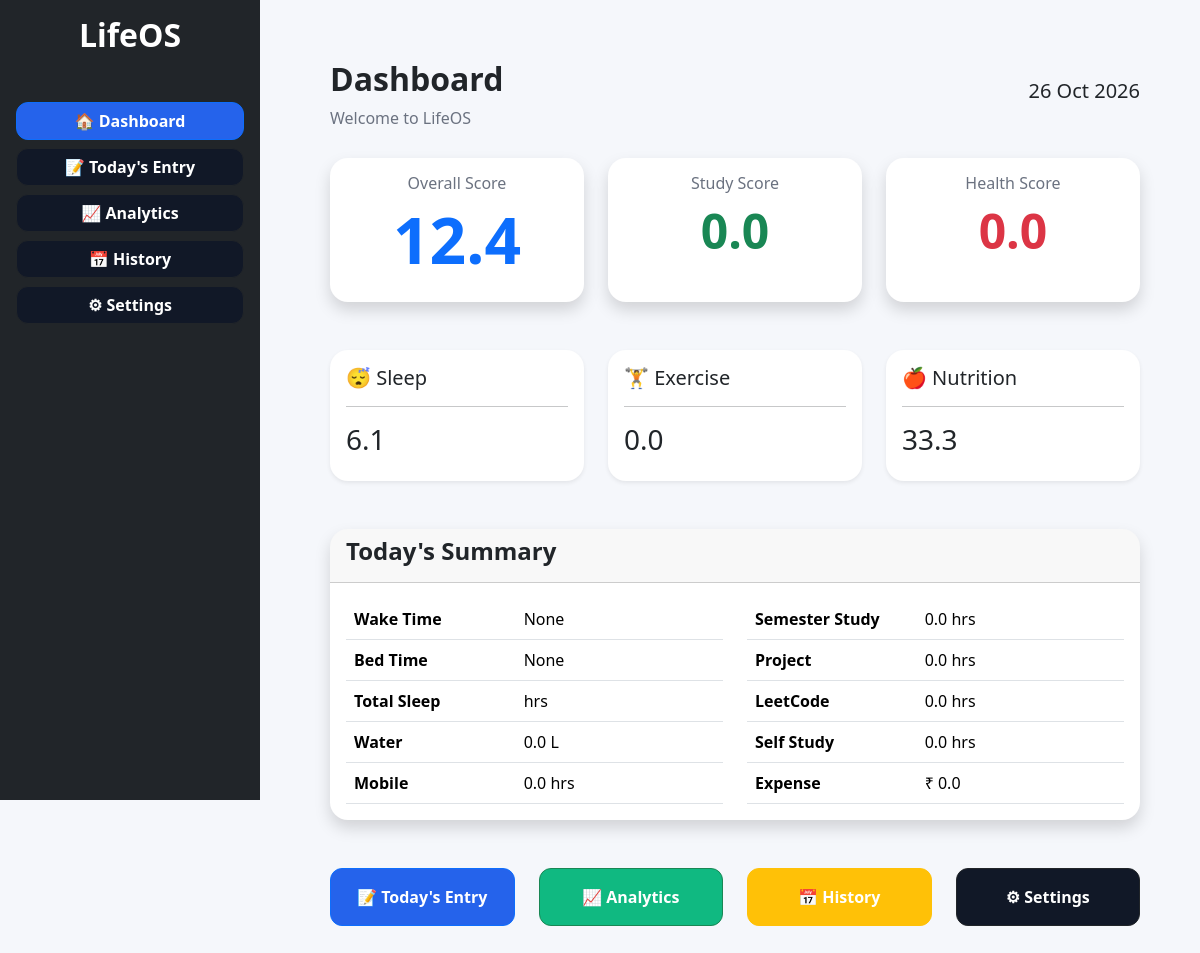
The page / on the database its author committed.
### analytics/models.py (models this page shows, shortened)
class DailyRecord(models.Model):
    date = models.DateField(unique=True)
    wake_time = models.TimeField(null=True, blank=True)
    bed_time = models.TimeField(null=True, blank=True)
    extra_sleep = models.FloatField(default=0)
    yoga = models.PositiveIntegerField(default=0)
    meditation = models.PositiveIntegerField(default=0)
    gym = models.PositiveIntegerField(default=0)
    play = models.PositiveIntegerField(default=0)
    semester_study = models.FloatField(default=0)
    project = models.FloatField(default=0)
    leetcode = models.FloatField(default=0)
    self_study = models.FloatField(default=0)
    mobile = models.FloatField(default=0)      # hours
    expense = models.FloatField(default=0)     # ₹
    water = models.FloatField(default=0)       # litres
    oil = models.PositiveIntegerField(default=0)
    bath = models.PositiveIntegerField(default=0)
    kayakalpam = models.PositiveIntegerField(default=0)
    protein = models.FloatField(default=0)
    milk = models.BooleanField(default=False)
    fruits = models.BooleanField(default=False)
    amla_juice = models.BooleanField(default=False)
    sabja_badam = models.BooleanField(default=False)
    maida = models.BooleanField(default=False)
    white_sugar = models.BooleanField(default=False)
    career_video = models.PositiveIntegerField(default=0)
    health_video = models.PositiveIntegerField(default=0)
    newspaper = models.PositiveIntegerField(default=0)
    typewriting = models.PositiveIntegerField(default=0)
    sleep_score = models.FloatField(default=0)
    exercise_score = models.FloatField(default=0)
    study_score = models.FloatField(default=0)
    nutrition_score = models.FloatField(default=0)
    health_score = models.FloatField(default=0)
    lifestyle_score = models.FloatField(default=0)
    overall_score = models.FloatField(default=0)
    class Meta:
        ordering = ["-date"]

### analytics/views.py (the view)
# urls.py: path("", views.dashboard, name="dashboard"),
def dashboard(request):
    fill_missing_days()
    today = timezone.localdate()
    record = DailyRecord.objects.filter(
        date=today
    ).first()
    context = {
        "record": record
    }
    return render(
        request,
        "analytics/dashboard.html",
        context
    )

### analytics/views.py (called while the page is built)
def fill_missing_days():
    first_record = DailyRecord.objects.order_by("date").first()
    if not first_record:
        return
    today = timezone.localdate()
    current_date = first_record.date
    while current_date < today:
        DailyRecord.objects.get_or_create(
            date=current_date
        )
        current_date += datetime.timedelta(days=1)

### analytics/templates/analytics/dashboard.html (shortened to what this page needs)
{% extends 'analytics/base.html' %}
{% block content %}
<div class="container-fluid">
    <div class="d-flex justify-content-between align-items-center mb-4">
        <div>
            <h2 class="fw-bold">Dashboard</h2>
            <p class="text-muted mb-0">
                Welcome to LifeOS
            </p>
        </div>
        <div class="text-end">
            <h5>
                {% now "d M Y" %}
            </h5>
        </div>
    </div>
    <div class="row g-4">
        <div class="col-lg-4">
            <div class="card shadow border-0 h-100">
                <div class="card-body text-center">
                    <h6 class="text-muted">
                        Overall Score
                    </h6>
                    <h1 class="display-3 fw-bold text-primary">
                        {% if record %}
                            {{ record.overall_score|floatformat:1 }}
                        {% else %}
                            0
                        {% endif %}
                    </h1>
                </div>
            </div>
        </div>
        <div class="col-lg-4">
            <div class="card shadow border-0 h-100">
                <div class="card-body text-center">
                    <h6 class="text-muted">
                        Study Score
                    </h6>
                    <h1 class="display-5 fw-bold text-success">
                        {% if record %}
                            {{ record.study_score|floatformat:1 }}
                        {% else %}
                            0
                        {% endif %}
                    </h1>
                </div>
            </div>
        </div>
        <div class="col-lg-4">
            <div class="card shadow border-0 h-100">
                <div class="card-body text-center">
                    <h6 class="text-muted">
                        Health Score
                    </h6>
                    <h1 class="display-5 fw-bold text-danger">
                        {% if record %}
                            {{ record.health_score|floatformat:1 }}
                        {% else %}
                            0
                        {% endif %}
                    </h1>
                </div>
            </div>
        </div>
    </div>
    <div class="row mt-4 g-4">
        <div class="col-md-4">
            <div class="card shadow-sm">
                <div class="card-body">
                    <h5>😴 Sleep</h5>
                    <hr>
                    <h3>
                        {% if record %}
                            {{ record.sleep_score|floatformat:1 }}
                        {% else %}
                            0
                        {% endif %}
                    </h3>
                </div>
            </div>
        </div>
        <div class="col-md-4">
            <div class="card shadow-sm">
                <div class="card-body">
                    <h5>🏋 Exercise</h5>
                    <hr>
                    <h3>
                        {% if record %}
                            {{ record.exercise_score|floatformat:1 }}
                        {% else %}
                            0
                        {% endif %}
                    </h3>
                </div>
            </div>
        </div>
        <div class="col-md-4">
            <div class="card shadow-sm">
                <div class="card-body">
                    <h5>🍎 Nutrition</h5>
                    <hr>
                    <h3>
                        {% if record %}
                            {{ record.nutrition_score|floatformat:1 }}
                        {% else %}
                            0
                        {% endif %}
                    </h3>
                </div>
            </div>
        </div>
    </div>
    <div class="card shadow mt-5">
        <div class="card-header">
            <h4>
                Today's Summary
            </h4>
        </div>
        <div class="card-body">
            {% if record %}
            <div class="row">
                <div class="col-md-6">
                    <table class="table">
                        <tr>
                            <th>Wake Time</th>
                            <td>{{ record.wake_time }}</td>
                        </tr>
                        <tr>
                            <th>Bed Time</th>
                            <td>{{ record.bed_time }}</td>
                        </tr>
                        <tr>
                            <th>Total Sleep</th>
                            <td>{{ record.total_sleep }} hrs</td>
                        </tr>
                        <tr>
                            <th>Water</th>
                            <td>{{ record.water }} L</td>
                        </tr>
                        <tr>
                            <th>Mobile</th>
                            <td>{{ record.mobile }} hrs</td>
                        </tr>
                    </table>
                </div>
                <div class="col-md-6">
                    <table class="table">
                        <tr>
                            <th>Semester Study</th>
                            <td>{{ record.semester_study }} hrs</td>
                        </tr>
                        <tr>
                            <th>Project</th>
                            <td>{{ record.project }} hrs</td>
                        </tr>
                        <tr>
                            <th>LeetCode</th>
                            <td>{{ record.leetcode }} hrs</td>
                        </tr>
                        <tr>
                            <th>Self Study</th>
                            <td>{{ record.self_study }} hrs</td>
                        </tr>
                        <tr>
                            <th>Expense</th>
                            <td>₹ {{ record.expense }}</td>
                        </tr>
                    </table>
                </div>
            </div>
            {% endif %}
        </div>
    </div>
    <div class="row mt-5">
        <div class="col-md-3">
            <a href="/today/" class="btn btn-primary w-100 p-3">
                📝 Today's Entry
            </a>
        </div>
        <div class="col-md-3">
            <a href="/analytics/" class="btn btn-success w-100 p-3">
                📈 Analytics
            </a>
        </div>
        <div class="col-md-3">
            <a href="/history/" class="btn btn-warning w-100 p-3">
                📅 History
            </a>
        </div>
        <div class="col-md-3">
            <a href="/settings/" class="btn btn-dark w-100 p-3">
                ⚙ Settings
            </a>
        </div>
    </div>
</div>
{% endblock %}

### analytics/templates/analytics/base.html (shortened to what this page needs)
{% load static %}
<!DOCTYPE html>
<html lang="en">
<head>
    <link href="https://cdn.jsdelivr.net/npm/bootstrap@5.3.7/dist/css/bootstrap.min.css"
          rel="stylesheet">
    <link rel="stylesheet"
          href="{% static 'css/style.css' %}">
</head>
<body>
<div class="d-flex">
    <div class="bg-dark text-white p-3 vh-100"
         style="width:260px; position:fixed;">
        <h2 class="text-center mb-5">
            LifeOS
        </h2>
        <a href="/"
           class="btn btn-dark w-100 mb-2">
            🏠 Dashboard
        </a>
        <a href="/today/"
           class="btn btn-dark w-100 mb-2">
            📝 Today's Entry
        </a>
        <a href="/analytics/"
           class="btn btn-dark w-100 mb-2">
            📈 Analytics
        </a>
        <a href="/history/"
           class="btn btn-dark w-100 mb-2">
            📅 History
        </a>
        <a href="/settings/"
           class="btn btn-dark w-100 mb-2">
            ⚙ Settings
        </a>
    </div>
    <div
        style="margin-left:270px;
               width:100%;
               padding:30px;">
        {% block content %}
        {% endblock %}
    </div>
</div>
</body>
</html>

### analytics/static/css/style.css (style rules this page uses)
body { background:#f5f7fb; font-family:'Segoe UI',sans-serif; }
.container-fluid { padding:30px; }
.card { border:none; border-radius:18px; box-shadow:0 10px 25px rgba(0,0,0,.08); }
.card-header { border-radius:18px 18px 0 0 !important; font-weight:bold; }
.display-3 { font-weight:bold; }
.display-5 { font-weight:bold; }
.table { margin-bottom:0; }
.table th { width:45%; }
.btn { border-radius:12px; font-weight:600; }
.btn-primary { background:#2563eb; }
.btn-success { background:#10b981; }
.btn-warning { color:white; }
.btn-dark { background:#111827; }
.mb-4 { margin-bottom:28px !important; }
h2 { font-weight:bold; }
h4 { font-weight:bold; }
.text-muted { color:#6b7280 !important; }

### rows shown on the page
DailyRecord: overall_score "12.4", study_score "0.0", health_score "0.0", sleep_score "6.1", exercise_score "0.0", nutrition_score "33.3", wake_time "None", bed_time "None", water "0.0", mobile "0.0", semester_study "0.0", project "0.0", leetcode "0.0", self_study "0.0", expense "0.0"
